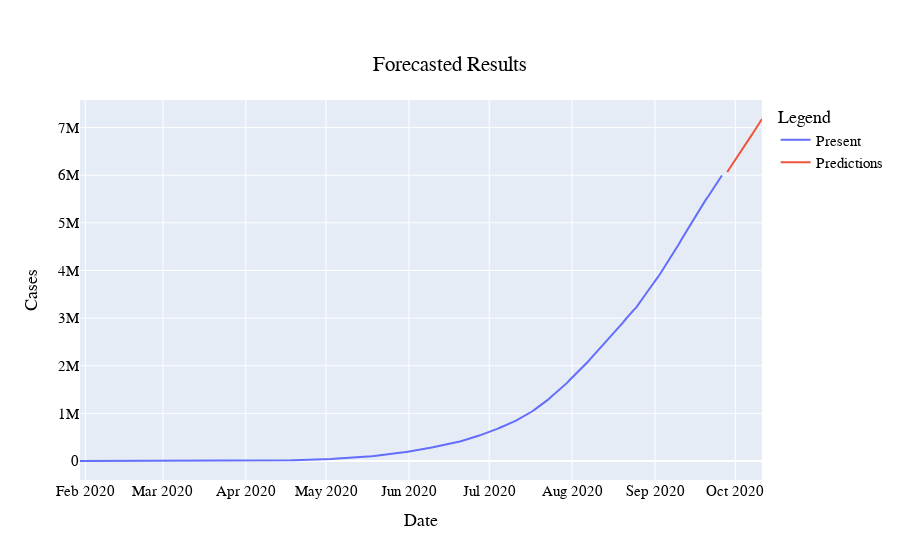

Source (notebook cell):
### Code cell
graph.show()

### Figure 1 — Plotly figure (JSON) as saved in the notebook; plotly's stock layout.template omitted (floating-point values rounded to 4 significant figures; data arrays with more than 128 entries replaced by an {"elided": "..."} marker saying what was removed)
{"data": [{"mode": "lines", "name": "Present", "type": "scatter", "x": {"elided": "241 str values"}, "y": {"elided": "241 int values"}}, {"mode": "lines", "name": "Predictions", "type": "scatter", "x": ["2020-09-28T00:00:00", "2020-09-29T00:00:00", "2020-09-30T00:00:00", "2020-10-01T00:00:00", "2020-10-02T00:00:00", "2020-10-03T00:00:00", "2020-10-04T00:00:00", "2020-10-05T00:00:00", "2020-10-06T00:00:00", "2020-10-07T00:00:00", "2020-10-08T00:00:00", "2020-10-09T00:00:00", "2020-10-10T00:00:00", "2020-10-11T00:00:00", "cumulative"], "y": [6067000.0, 6149000.0, 6237000.0, 6325000.0, 6412000.0, 6500000.0, 6585000.0, 6659000.0, 6742000.0, 6831000.0, 6919000.0, 7007000.0, 7095000.0, 7180000.0]}], "layout": {"autosize": true, "font": {"color": "black", "family": "Arial", "size": 15}, "legend": {"title": {"text": "Legend"}}, "title": {"text": "Forecasted Results", "x": 0.5, "xanchor": "center", "y": 0.9, "yanchor": "top"}, "xaxis": {"autorange": true, "range": ["2020-01-30", "2020-10-11"], "title": {"text": "Date"}, "type": "date"}, "yaxis": {"autorange": true, "range": [-398900.0, 7579000.0], "title": {"text": "Cases"}, "type": "linear"}}}
